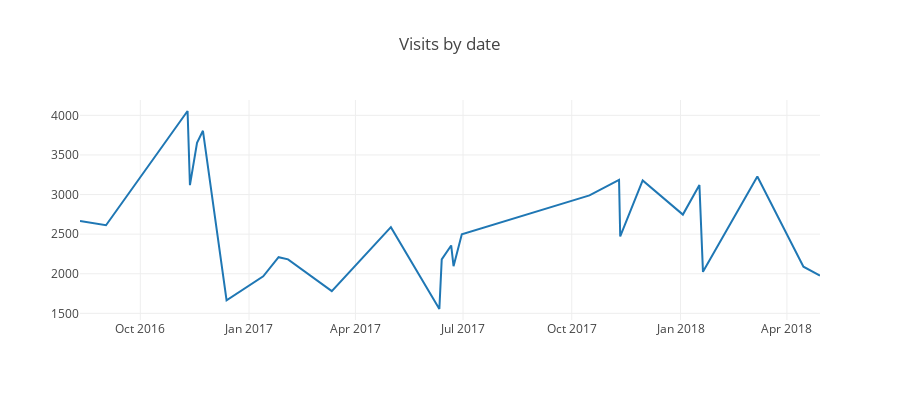

Here is the notebook cell this chart was saved with:
### Code cell
import datetime 
def datemodify(df):
    df["date"] = df["date"].astype(str)
    df["date"] = df["date"].apply(lambda x : x[:4] + "-" + x[4:6] + "-" + x[6:])
    df["date"] = pd.to_datetime(df["date"])
    
    #df["month"]   = df['date'].dt.month
    #df["day"]     = df['date'].dt.day
    #df["weekday"] = df['date'].dt.weekday
    return df 

df_train['date'] = df_train['date'].astype(str)
df_train["date"] = df_train["date"].apply(lambda x : x[:4] + "-" + x[4:6] + "-" + x[6:])
df_train['date'] = pd.to_datetime(df_train['date'])

tmp = df_train['date'].value_counts().to_frame().reset_index().sort_values('index')
tmp = tmp.rename(columns = {"index" : "dateX", "date" : "visits"})

tr = go.Scatter(mode="lines", x = tmp["dateX"].astype(str), y = tmp["visits"])
layout = go.Layout(title="Visits by date", height=400)
fig = go.Figure(data = [tr], layout = layout)
py.iplot(fig)

### Figure 1 — Plotly figure (JSON) as saved in the notebook; plotly's stock layout.template omitted (floating-point values rounded to 4 significant figures)
{"data": [{"mode": "lines", "x": ["2016-08-11", "2016-09-02", "2016-11-10", "2016-11-12", "2016-11-18", "2016-11-23", "2016-12-13", "2017-01-13", "2017-01-26", "2017-02-03", "2017-03-12", "2017-05-01", "2017-06-11", "2017-06-13", "2017-06-21", "2017-06-23", "2017-06-30", "2017-10-16", "2017-11-10", "2017-11-11", "2017-11-30", "2018-01-03", "2018-01-17", "2018-01-20", "2018-03-07", "2018-04-15", "2018-04-29"], "y": [2667, 2613, 4055, 3119, 3654, 3805, 1665, 1967, 2209, 2182, 1781, 2588, 1555, 2181, 2357, 2095, 2499, 2989, 3186, 2471, 3178, 2747, 3120, 2024, 3227, 2089, 1977], "type": "scatter", "uid": "27c69b97-87d9-4cab-ac53-8623afab0bbe"}], "layout": {"height": 400, "title": "Visits by date"}}
